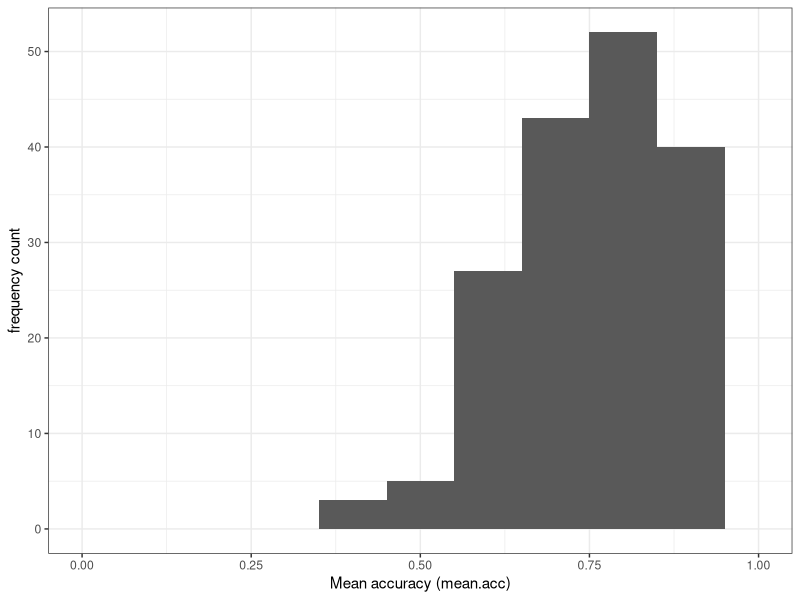
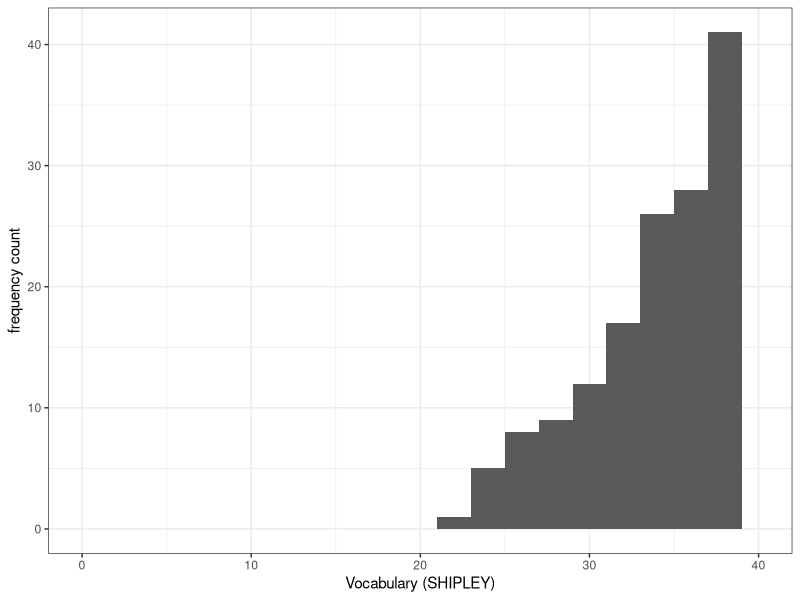
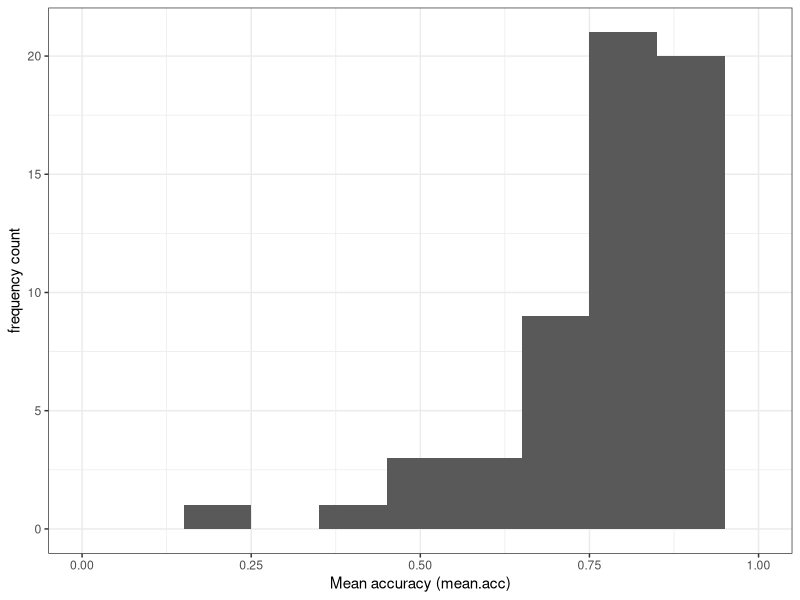
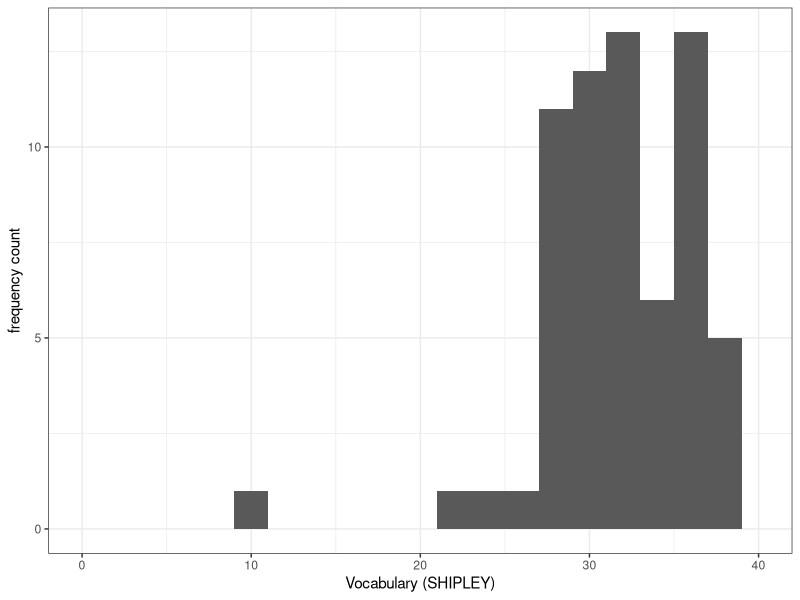

Source code (R) for these figures, in order: (Note: this script raises an error after producing the figures.)
## ---- chunk 1
#| warning: false
#| echo: false
library(ggeffects)
library(kableExtra)
library(tidyverse)
## ---- chunk 2
#| warning: false
#| echo: false
study.one.gen <- read_csv("study-one-general-participants.csv")  
study.two.gen <- read_csv("study-two-general-participants.csv")
study.122 <- read_csv("2023-24_PSYC122-participants.csv")  
## ---- chunk 3
#| label: headcheck-wide
#| echo: false
# head(behaviour.rt)
study.two.gen %>%
  filter(participant_ID == c('studytwo.1', 'studytwo.10', 'studytwo.100', 'studytwo.101')) %>%
  as.data.frame() %>%
  kable() %>%
  kable_styling()
## ---- chunk 4
ggplot(data = study.two.gen, aes(x = mean.acc)) +
  geom_histogram(binwidth = .1) +
  theme_bw() +
  labs(x = "Mean accuracy (mean.acc)", y = "frequency count") +
  xlim(0, 1)

ggplot(data = study.two.gen, aes(x = SHIPLEY)) +
  geom_histogram(binwidth = 2) +
  theme_bw() +
  labs(x = "Vocabulary (SHIPLEY)", y = "frequency count") +
  xlim(0, 40)

ggplot(data = study.122, aes(x = mean.acc)) +
  geom_histogram(binwidth = .1) +
  theme_bw() +
  labs(x = "Mean accuracy (mean.acc)", y = "frequency count") +
  xlim(0, 1)

ggplot(data = study.122, aes(x = SHIPLEY)) +
  geom_histogram(binwidth = 2) +
  theme_bw() +
  labs(x = "Vocabulary (SHIPLEY)", y = "frequency count") +
  xlim(0, 40)
## ---- chunk 5
model <- lm(mean.acc ~ HLVA + SHIPLEY + FACTOR3, data = study.two.gen)
summary(model)
## ---- chunk 6
model <- lm(mean.acc ~ HLVA + SHIPLEY + FACTOR3, data = study.122)
summary(model)
## ---- chunk 7
model.two <- lm(mean.acc ~ HLVA + SHIPLEY + FACTOR3, data = study.two.gen)
summary(model.two)
model.122 <- lm(mean.acc ~ HLVA + SHIPLEY + FACTOR3, data = study.122)
summary(model.122)
## ---- chunk 8
dat.two <- ggpredict(model.two, "HLVA")
plot.two <- plot(dat.two) + labs(title = "Study Two")
dat.122 <- ggpredict(model.122, "HLVA")
plot.122 <- plot(dat.122) + labs(title = "Study PSYC122")
## ---- chunk 9
plot.two + plot.122
## ---- chunk 10
dat.two <- ggpredict(model.two, "HLVA")
plot.two <- plot(dat.two, colors = "bw", add.data = TRUE) + labs(title = "Study Two")
dat.122 <- ggpredict(model.122, "HLVA")
plot.122 <- plot(dat.122, colors = "bw", add.data = TRUE) + labs(title = "Study PSYC122")
## ---- chunk 11
plot.two + plot.122
